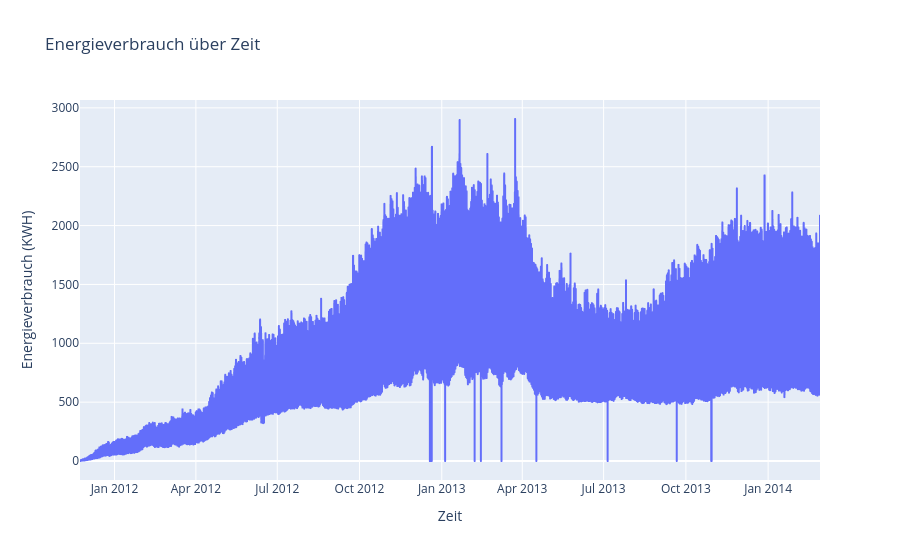

Notebook code cell kept with this figure:
### Code cell
fig = px.line(
    x=data_total.index,
    y=data_total.values,
    labels={
        "x": "Zeit",
        "y": "Energieverbrauch (KWH)"
    },
    title="Energieverbrauch über Zeit"
)

fig.show()

### Figure 1 — Plotly figure (JSON) as saved in the notebook; plotly's stock layout.template omitted (floating-point values rounded to 4 significant figures; data arrays with more than 128 entries replaced by an {"elided": "..."} marker saying what was removed)
{"data": [{"hovertemplate": "Zeit=%{x}<br>Energieverbrauch (KWH)=%{y}<extra></extra>", "legendgroup": "", "line": {"color": "#636efa", "dash": "solid"}, "marker": {"symbol": "circle"}, "mode": "lines", "name": "", "showlegend": false, "type": "scattergl", "x": {"elided": "40405 str values"}, "xaxis": "x", "y": {"elided": "40405 float values"}, "yaxis": "y"}], "layout": {"legend": {"tracegroupgap": 0}, "title": {"text": "Energieverbrauch über Zeit"}, "xaxis": {"anchor": "y", "domain": [0, 1], "title": {"text": "Zeit"}}, "yaxis": {"anchor": "x", "domain": [0, 1], "title": {"text": "Energieverbrauch (KWH)"}}}}
